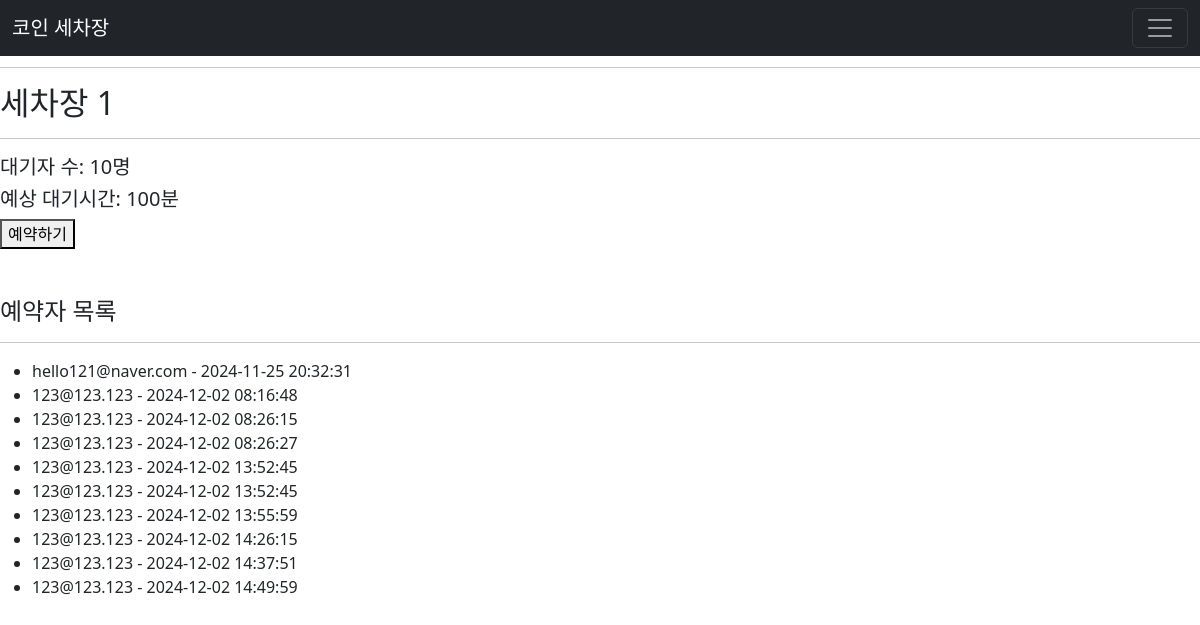
Page /car_wash_reservation/1 on the committed database.
### usage_DB.py (models this page shows)
class CarWash1(db.Model):
    __tablename__ = "carwash1"
    id = db.Column(db.Integer, primary_key=True)
    user_mail = db.Column(db.String(50), db.ForeignKey('user.mail_address'),
                          nullable=False)
    reservation_date = db.Column(db.DateTime, default=datetime.utcnow,
                                 nullable=True, unique=False)

### app.py (the view)
@app.route('/car_wash_reservation/<int:car_wash_id>', methods=['GET', 'POST'])
@app.route('/car_wash/<int:car_wash_id>', methods=['GET', 'POST'])
def car_wash_reservation(car_wash_id):
    car_wash_model = CAR_WASH_MODELS.get(car_wash_id)
    if not car_wash_model:
        return "세차장 정보가 없습니다.", 404
    if request.method == 'POST':
        if 'user_mail' in session:
            email = session['user_mail']
            new_reservation = car_wash_model(user_mail=email)
            db.session.add(new_reservation)
            db.session.commit()
            print(f"세차장 {car_wash_id} 예약완료")
            reservation_status = f"세차장 {car_wash_id} 예약이 완료되었습니다!"
            return redirect(url_for('reservation_complete'))
        else:
            reservation_status = "로그인이 필요합니다."
    else:
        reservation_status = None
    waiting_info = get_waiting_info(car_wash_id)
    reservations = db.session.query(car_wash_model.user_mail, car_wash_model.reservation_date).all()
    return render_template("car_wash.html", waiting_count=waiting_info["waiting_count"],
                           wait_time=waiting_info["wait_time"], car_wash_id=car_wash_id,
                           reservations=reservations, reservation_status=reservation_status)

### app.py (called while the page is built)
def get_waiting_info(car_wash_id):
    car_wash_model = CAR_WASH_MODELS.get(car_wash_id)
    if not car_wash_model:
        return {"waiting_count": 0, "wait_time": 0}
    waiting_count = db.session.query(car_wash_model).count()
    wait_time = waiting_count * 10  # 한 사람당 대기 시간 10분으로 계산
    return {"waiting_count": waiting_count, "wait_time": wait_time}

### templates/car_wash.html (shortened to what this page needs)
{% extends "base.html" %}
{% block content %}
  <h2>세차장 {{ car_wash_id }} </h2> <hr>
  <div>
    <h5>대기자 수: <span id="waiting_count">{{ waiting_count }}</span>명</h5>
    <h5>예상 대기시간: <span id="wait_time">{{ wait_time }}</span>분</h5>
  </div>
  <form action="{{ url_for('car_wash_reservation', car_wash_id=car_wash_id)}}"
        method="POST">
    <button type="submit" >예약하기</button>
  </form>
  <br>
  <br>
  <h4>예약자 목록</h4><hr>
  <ul>
    {% for reservation in reservations %}
    <li>{{ reservation.user_mail }} - {{ reservation.reservation_date.strftime
    ('%Y-%m-%d %H:%M:%S') }}</li>
    {% endfor %}
  </ul>
{% endblock %}

### templates/base.html (shortened to what this page needs)
<!doctype html>
<html lang="ko">
<head>
  <link href="https://cdn.jsdelivr.net/npm/bootstrap@5.3.3/dist/css/bootstrap.min.css"
        rel="stylesheet"
/>
</head>
<body>
<header>
  <h3>세차장 예약 시스템</h3>
</header>
<hr>
{% include "nav.html" %}
{% block content %}
{% endblock %}
</body>
</html>

### templates/nav.html (shortened to what this page needs)
<nav class="navbar navbar-dark bg-dark fixed-top">
  <div class="container-fluid">
    <a class="navbar-brand" href="/">코인 세차장</a>
    <button class="navbar-toggler" type="button" data-bs-toggle="offcanvas"
            data-bs-target="#offcanvasDarkNavbar"
            aria-controls="offcanvasDarkNavbar" aria-label="Toggle navigation">
      <span class="navbar-toggler-icon"></span>
    </button>
  </div>
</nav>

### rows in the picture
CarWash1: user_mail "hello121@naver.com", reservation_date "2024-11-25 20:32:31"
CarWash1: user_mail "123@123.123", reservation_date "2024-12-02 08:16:48"
CarWash1: user_mail "123@123.123", reservation_date "2024-12-02 08:26:15"
CarWash1: user_mail "123@123.123", reservation_date "2024-12-02 08:26:27"
CarWash1: user_mail "123@123.123", reservation_date "2024-12-02 13:52:45"
CarWash1: user_mail "123@123.123", reservation_date "2024-12-02 13:52:45"
CarWash1: user_mail "123@123.123", reservation_date "2024-12-02 13:55:59"
CarWash1: user_mail "123@123.123", reservation_date "2024-12-02 14:26:15"
CarWash1: user_mail "123@123.123", reservation_date "2024-12-02 14:37:51"
CarWash1: user_mail "123@123.123", reservation_date "2024-12-02 14:49:59"

### other values in the picture
{{ car_wash_id }} "1"
{{ waiting_count }} "10"
{{ wait_time }} "100"
